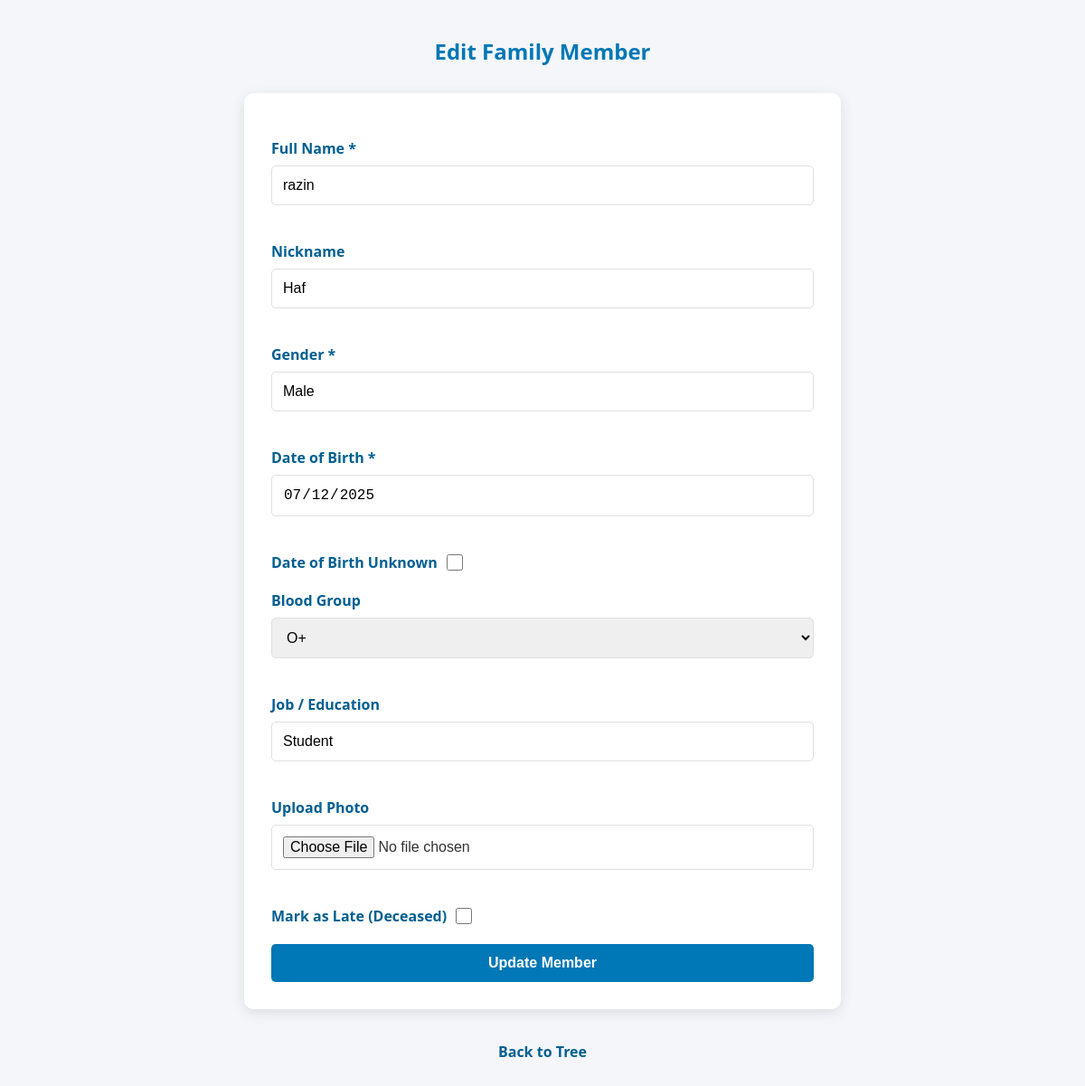
Page /tree/edit/1 (signed in) on the committed database.
### tables this page shows
CREATE TABLE family_members (
    id INTEGER PRIMARY KEY AUTOINCREMENT,
    name TEXT NOT NULL,
    nickname TEXT,
    is_late INTEGER DEFAULT 0,
    dob TEXT,
    gender TEXT,
    blood_group TEXT,
    job_or_education TEXT,
    selfie_path TEXT
);

### app.py (the view, shortened to what this page needs)
@app.route("/tree/edit/<int:member_id>", methods=["GET", "POST"])
@login_required
def edit_member(member_id):
    if current_user.role not in ["Admin", "Contributor"]:
        flash("Access denied.")
        return redirect(url_for("tree"))
    db = get_db()
    member = db.execute(
        "SELECT * FROM family_members WHERE id=?", (member_id,)
    ).fetchone()
    if not member:
        flash("Member not found.")
        return redirect(url_for("tree"))
    member = dict(member)
    if member["blood_group"] is None:
        member["blood_group"] = ""
    blood_groups = ["A+", "A-", "B+", "B-", "O+", "O-", "AB+", "AB-"]
    return render_template(
        "member_form.html",
        mode="edit",
        member=member,
        blood_groups=blood_groups,
        default_gender=None
    )

### app.py (called while the page is built)
@app.before_request
def make_session_permanent():
    session.permanent = True
    app.permanent_session_lifetime = timedelta(days=15)

@login_manager.user_loader
def load_user(user_id):
    db = get_db()
    user = db.execute("SELECT * FROM users WHERE id=?", (user_id,)).fetchone()
    return User(user) if user else None

@app.context_processor
def inject_filter_value():
    return {
        "current_filter": request.args.get("filter", "all")
    }

### templates/member_form.html (shortened to what this page needs)
<!DOCTYPE html>
<html lang="en">
<head>
</head>
<body>
  <h2>{% if mode=="edit" %}Edit{% else %}Add{% endif %} Family Member</h2>
  <form method="POST" enctype="multipart/form-data">
    <label for="name">Full Name *</label>
    <input
      type="text"
      name="name"
      id="name"
      required
      value="{{ member.name if mode=='edit' else '' }}"
      {% if mode == 'edit' %}readonly{% endif %}
    >
<label for="nickname">Nickname</label>
<input
  type="text"
  name="nickname"
  id="nickname"
  value="{{ member.nickname if mode == 'edit' and member.nickname else '' }}"
>
    <label for="gender">Gender *</label>
    {% if mode == "edit" %}
      <input
        type="text"
        name="gender"
        id="gender"
        value="{{ member.gender }}"
        readonly
      >
    {% endif %}
    <label for="dob">Date of Birth *</label>
    <input
  type="date"
  name="dob"
  id="dob"
  {% if mode == 'edit' and member.dob %}readonly{% endif %}
  value="{{ member.dob if mode=='edit' else '' }}"
/>
    <div class="form-checkbox">
  <label for="dob_unknown">
    Date of Birth Unknown
    <input
      type="checkbox"
      name="dob_unknown"
      id="dob_unknown"
    >
  </label>
</div>
    <label for="blood_group">Blood Group</label>
    <select name="blood_group" id="blood_group">
      {% for bg in blood_groups %}
        <option value="{{ bg }}"
          {% if member and member.blood_group == bg %}selected{% endif %}
        >{{ bg }}</option>
      {% endfor %}
    </select>
    <label for="job_or_education">Job / Education</label>
    <input
      type="text"
      name="job_or_education"
      id="job_or_education"
      value="{{ member.job_or_education if mode=='edit' else '' }}"
    >
    <label for="photo">Upload Photo</label>
    <input type="file" name="photo" id="photo">
    <div class="form-checkbox">
      <label for="is_late">
        Mark as Late (Deceased)
        <input
          type="checkbox"
          name="is_late"
          id="is_late"
        >
      </label>
    </div>
    <button type="submit">
      {% if mode=="edit" %}Update{% else %}Add{% endif %} Member
    </button>
  </form>
  <p><a href="{{ url_for('tree') }}">Back to Tree</a></p>
</body>
</html>

### templates/member_form.html (style rules this page uses)
:root { --primary: #0077b6; --primary-dark: #005f91; --background: #f4f6f9; --white: #fff; --text: #333; --light-border: #e0e0e0; --warning-dark: #d78b0d; }
body { font-family: 'Segoe UI', Arial, sans-serif; background: var(--background); margin: 0; padding: 20px; color: var(--text); }
h2 { text-align: center; color: var(--primary); margin-bottom: 30px; font-weight: 600; }
form { background: var(--white); padding: 30px; max-width: 600px; margin: auto; border-radius: 10px; box-shadow: 0 4px 15px rgba(0, 0, 0, 0.1); }
label { font-weight: 600; margin-top: 20px; display: block; color: var(--primary-dark); }
input[type="text"], input[type="date"], input[type="file"], select { width: 100%; padding: 12px; margin-top: 8px; margin-bottom: 20px; border: 1px solid var(--light-border); border-radius: 5px; font-size: 1rem; box-sizing: border-box; transition: border-color 0.3s; }
button { background: var(--primary); color: var(--white); padding: 12px 20px; font-size: 1rem; font-weight: bold; border: none; border-radius: 5px; cursor: pointer; width: 100%; transition: background 0.3s; }
.form-checkbox { margin: 20px 0; }
.form-checkbox label { display: flex; align-items: center; font-weight: 600; gap: 10px; color: var(--primary-dark); }
.form-checkbox input[type="checkbox"] { margin: 0; width: 18px; height: 18px; }
a { color: var(--primary-dark); text-decoration: none; font-weight: bold; display: inline-block; margin-top: 20px; text-align: center; width: 100%; }

### rows in the picture
family_members: name "razin", nickname "Haf", gender "Male", dob "07/12/2025", blood_group "O+", job_or_education "Student"
